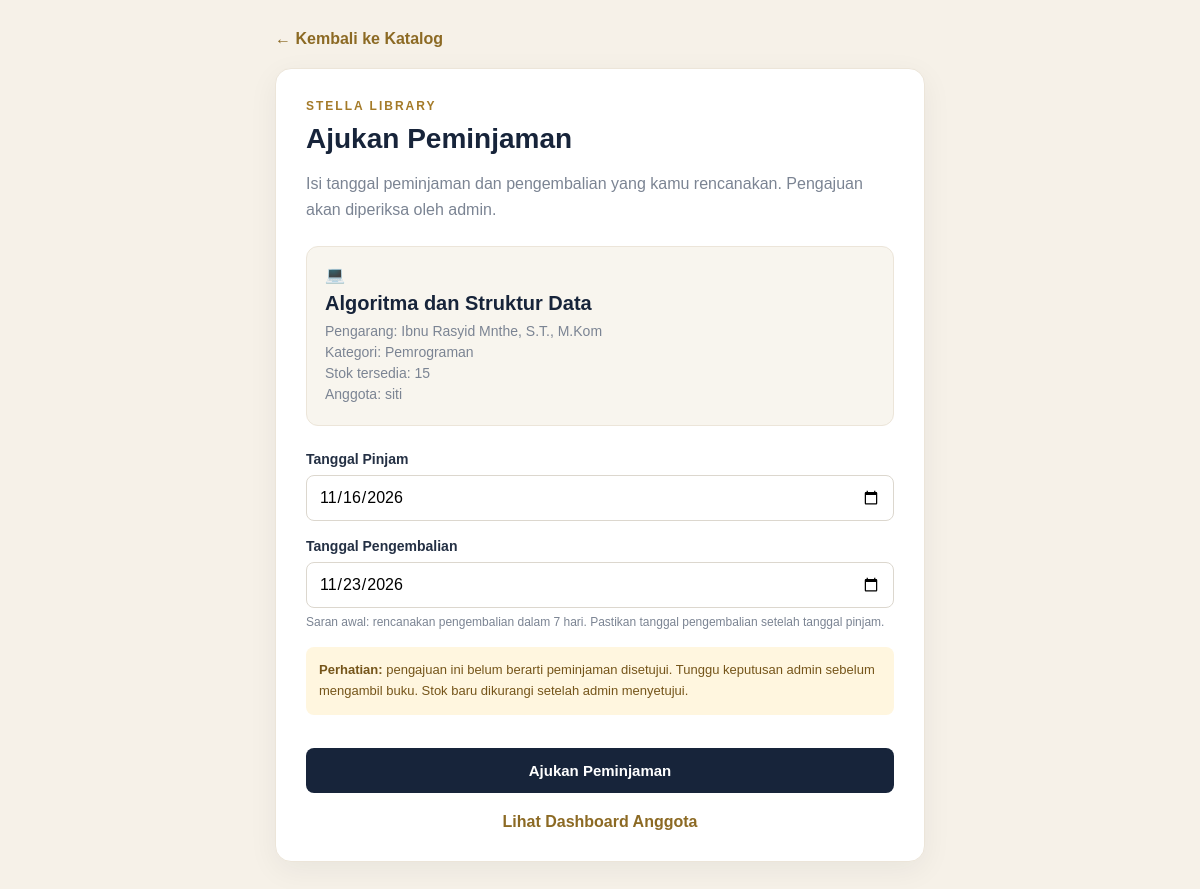
/user/pinjam.php?id=1 (signed in), run on the app's committed database.
### tables this page shows
CREATE TABLE `buku` (
  `id_buku` int(11) NOT NULL,
  `judul` varchar(100) NOT NULL,
  `pengarang` varchar(50) NOT NULL,
  `penerbit` varchar(100) DEFAULT NULL,
  `tahun_terbit` year(4) DEFAULT NULL,
  `kategori` varchar(50) DEFAULT NULL,
  `ikon` varchar(10) DEFAULT NULL,
  `stok` int(11) DEFAULT 1,
  `sinopsis` text DEFAULT NULL,
  `nama_file` varchar(255) DEFAULT NULL,
  `created_at` timestamp NOT NULL DEFAULT current_timestamp()
);

CREATE TABLE `anggota` (
  `id_anggota` int(11) NOT NULL,
  `nim` varchar(20) NOT NULL,
  `nama` varchar(50) NOT NULL,
  `jurusan` varchar(50) DEFAULT NULL,
  `alamat` text DEFAULT NULL,
  `no_hp` varchar(15) DEFAULT NULL,
  `created_at` timestamp NOT NULL DEFAULT current_timestamp(),
  `user_id` int(11) DEFAULT NULL
);

### user/pinjam.php (the view, shortened to what this page needs)
<?php
require_once '../koneksi.php';
function e($value) {
    return htmlspecialchars((string)($value ?? ''), ENT_QUOTES, 'UTF-8');
}
$userId = (int) $_SESSION['user_id'];
$success = '';
$stmt = $conn->prepare(
    "SELECT id_anggota, nama, nim
     FROM anggota
     WHERE user_id = ?
     LIMIT 1"
);
$stmt->bind_param('i', $userId);
$stmt->execute();
$anggota = $stmt->get_result()->fetch_assoc();
$idBuku = filter_input(INPUT_GET, 'id', FILTER_VALIDATE_INT);
$buku = null;
if ($idBuku) {
    $stmt = $conn->prepare(
        "SELECT id_buku, judul, pengarang, kategori, stok, ikon
         FROM buku
         WHERE id_buku = ?
         LIMIT 1"
    );
    $stmt->bind_param('i', $idBuku);
    $stmt->execute();
    $buku = $stmt->get_result()->fetch_assoc();
}
$today = date('Y-m-d');
$defaultKembali = date('Y-m-d', strtotime('+7 days'));
?>
<!DOCTYPE html>
<html lang="id">
<head>
</head>
<body>
<div class="container">
    <a class="back" href="../index.php#katalog">← Kembali ke Katalog</a>
    <div class="card">
        <div class="brand">STELLA LIBRARY</div>
        <h1>Ajukan Peminjaman</h1>
        <p class="subtitle">
            Isi tanggal peminjaman dan pengembalian yang kamu rencanakan.
            Pengajuan akan diperiksa oleh admin.
        </p>
        <?php if ($success !== ''): ?>
            <div class="message success">
                <?= e($success) ?>
            </div>
            <a class="back" href="../index.php#katalog">← Kembali ke Katalog</a>
        <?php elseif ($buku): ?>
            <div class="book">
                <div><?= e($buku['ikon'] ?: '📚') ?></div>
                <h2><?= e($buku['judul']) ?></h2>
                <p>Pengarang: <?= e($buku['pengarang']) ?></p>
                <p>Kategori: <?= e($buku['kategori']) ?></p>
                <p>Stok tersedia: <?= (int)$buku['stok'] ?></p>
                <p>Anggota: <?= e($anggota['nama']) ?></p>
            </div>
            <?php if ((int)$buku['stok'] > 0): ?>
                <form method="POST">
                    <label class="label" for="tanggal_pinjam">
                        Tanggal Pinjam
                    </label>
                    <input
                        type="date"
                        id="tanggal_pinjam"
                        name="tanggal_pinjam"
                        min="<?= e($today) ?>"
                        value="<?= e($_POST['tanggal_pinjam'] ?? $today) ?>"
                        required
                    >
                    <label class="label" for="tanggal_jatuh_tempo">
                        Tanggal Pengembalian
                    </label>
                    <input
                        type="date"
                        id="tanggal_jatuh_tempo"
                        name="tanggal_jatuh_tempo"
                        min="<?= e($today) ?>"
                        value="<?= e($_POST['tanggal_jatuh_tempo'] ?? $defaultKembali) ?>"
                        required
                    >
                    <p class="hint">
                        Saran awal: rencanakan pengembalian dalam 7 hari.
                        Pastikan tanggal pengembalian setelah tanggal pinjam.
                    </p>
                    <div class="notice">
                        <strong>Perhatian:</strong> pengajuan ini belum berarti
                        peminjaman disetujui. Tunggu keputusan admin sebelum
                        mengambil buku. Stok baru dikurangi setelah admin menyetujui.
                    </div>
                    <button type="submit">Ajukan Peminjaman</button>
                </form>
            <?php else: ?>
                <div class="notice">
                    Maaf, stok buku ini sedang habis.
                </div>
            <?php endif; ?>
        <?php endif; ?>
        <div class="footer">
            <a href="dashboard.php">Lihat Dashboard Anggota</a>
        </div>
    </div>
</div>
</body>
</html>

### user/pinjam.php (style rules this page uses)
* { box-sizing: border-box; }
body { margin: 0; padding: 30px 16px; min-height: 100vh; font-family: Arial, sans-serif; background: #f6f1e8; color: #243044; }
.container { width: 100%; max-width: 650px; margin: 0 auto; }
.back { display: inline-block; margin-bottom: 20px; color: #8c6a24; font-weight: bold; text-decoration: none; }
.card { background: white; border: 1px solid #ece5d9; border-radius: 16px; padding: 30px; box-shadow: 0 8px 30px rgba(20, 35, 55, .06); }
.brand { color: #a47a28; font-size: 12px; font-weight: bold; letter-spacing: 2px; }
h1 { margin: 10px 0; color: #17243a; font-size: 28px; }
.subtitle { color: #7b8493; line-height: 1.6; margin-bottom: 24px; }
.book { padding: 18px; margin-bottom: 25px; border-radius: 12px; background: #f8f5ee; border: 1px solid #ece5d9; }
.book h2 { margin: 8px 0; color: #17243a; font-size: 20px; }
.book p { margin: 5px 0; color: #7b8493; font-size: 14px; }
.label { display: block; margin: 17px 0 8px; font-weight: bold; font-size: 14px; }
input { width: 100%; padding: 12px; border: 1px solid #dcd7ce; border-radius: 8px; font: inherit; }
.hint { margin-top: 7px; color: #7b8493; font-size: 12px; }
.notice { padding: 13px; margin: 18px 0; border-radius: 8px; background: #fff6df; color: #75551a; font-size: 13px; line-height: 1.6; }
button { width: 100%; margin-top: 15px; padding: 14px; border: 0; border-radius: 8px; background: #17243a; color: white; font-size: 15px; font-weight: bold; cursor: pointer; }
.footer { margin-top: 20px; text-align: center; }
.footer a { color: #8c6a24; text-decoration: none; font-weight: bold; }

### data on the page
buku: ikon "💻", judul "Algoritma dan Struktur Data", pengarang "Ibnu Rasyid Mnthe, S.T., M.Kom", kategori "Pemrograman", stok "15"
anggota: nama "siti"
